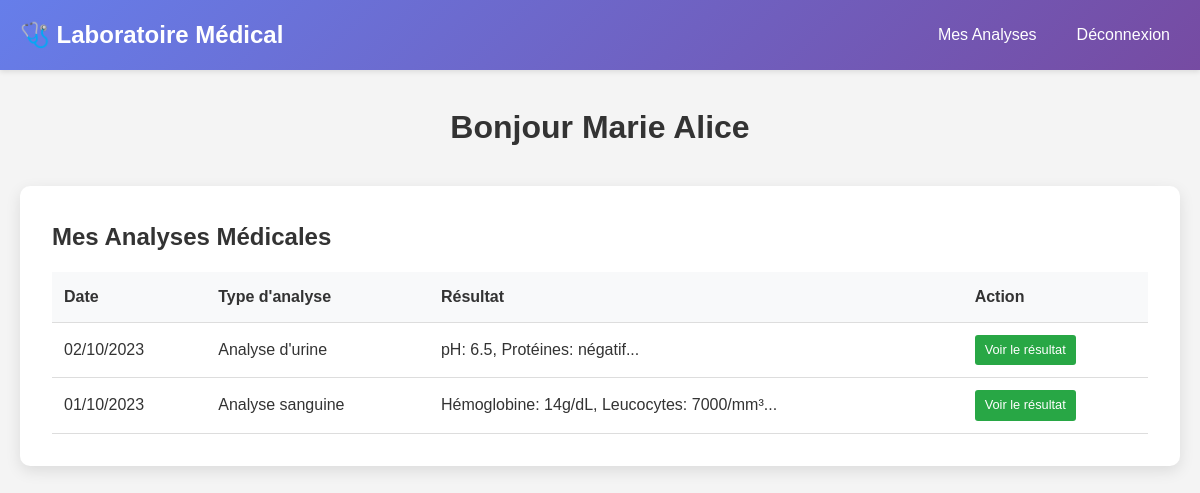
The page /dashboard_patient.php (signed in) on the database its author committed.
### tables this page shows
CREATE TABLE prelevement (
    id_prelevement INT AUTO_INCREMENT PRIMARY KEY,
    id_patient INT NOT NULL,
    type_analyse VARCHAR(100) NOT NULL,
    resultat TEXT,
    date_prelevement DATE NOT NULL,
    FOREIGN KEY (id_patient) REFERENCES patient(id_patient) ON DELETE CASCADE
);

### dashboard_patient.php (the view, shortened to what this page needs)
<?php
require_once 'includes/db.php';
$stmt = $pdo->prepare("SELECT * FROM prelevement WHERE id_patient = ? ORDER BY date_prelevement DESC");
$stmt->execute([$_SESSION['user_id']]);
$prelevements = $stmt->fetchAll();
?>
<!DOCTYPE html>
<html lang="fr">
<head>
    <link rel="stylesheet" href="css/style.css">
</head>
<body>
    <header>
        <nav class="container">
            <div class="logo">🩺 Laboratoire Médical</div>
            <ul>
                <li><a href="dashboard_patient.php">Mes Analyses</a></li>
                <li><a href="logout.php">Déconnexion</a></li>
            </ul>
        </nav>
    </header>
    <div class="dashboard">
        <div class="container">
            <h1>Bonjour <?php echo $_SESSION['user_name']; ?></h1>
            <div class="main-content">
                <h2>Mes Analyses Médicales</h2>
                <?php if (empty($prelevements)): ?>
                    <p>Vous n'avez pas encore d'analyses enregistrées.</p>
                <?php else: ?>
                    <table class="table">
                        <thead>
                            <tr>
                                <th>Date</th>
                                <th>Type d'analyse</th>
                                <th>Résultat</th>
                                <th>Action</th>
                            </tr>
                        </thead>
                        <tbody>
                            <?php foreach ($prelevements as $prelevement): ?>
                                <tr>
                                    <td><?php echo date('d/m/Y', strtotime($prelevement['date_prelevement'])); ?></td>
                                    <td><?php echo $prelevement['type_analyse']; ?></td>
                                    <td><?php echo substr($prelevement['resultat'], 0, 50) . '...'; ?></td>
                                    <td>
                                        <a href="#" onclick="viewResult('<?php echo addslashes($prelevement['resultat']); ?>')" class="btn-small btn-view">Voir le résultat</a>
                                    </td>
                                </tr>
                            <?php endforeach; ?>
                        </tbody>
                    </table>
                <?php endif; ?>
            </div>
        </div>
    </div>
</body>
</html>

### style.css (style rules this page uses)
* { margin: 0; padding: 0; box-sizing: border-box; }
body { font-family: 'Arial', sans-serif; line-height: 1.6; color: #333; background-color: #f4f4f4; }
.container { max-width: 1200px; margin: 0 auto; padding: 0 20px; }
header { background: linear-gradient(135deg, #667eea 0%, #764ba2 100%); color: white; padding: 1rem 0; box-shadow: 0 2px 5px rgba(0,0,0,0.1); }
nav { display: flex; justify-content: space-between; align-items: center; }
.logo { font-size: 1.5rem; font-weight: bold; }
nav ul { display: flex; list-style: none; }
nav ul li { margin-left: 20px; }
nav a { color: white; text-decoration: none; padding: 5px 10px; border-radius: 5px; transition: background 0.3s; }
.dashboard { padding: 2rem 0; }
.dashboard h1 { text-align: center; margin-bottom: 2rem; color: #333; }
.main-content { background: white; padding: 2rem; border-radius: 10px; box-shadow: 0 5px 15px rgba(0,0,0,0.1); }
.table { width: 100%; border-collapse: collapse; margin-top: 1rem; }
.table th, .table td { padding: 12px; text-align: left; border-bottom: 1px solid #ddd; }
.table th { background: #f8f9fa; font-weight: bold; }
.btn-small { padding: 5px 10px; font-size: 0.8rem; border: none; border-radius: 3px; cursor: pointer; text-decoration: none; display: inline-block; }
.btn-view { background: #28a745; color: white; }

### rows shown on the page
prelevement: date_prelevement "02/10/2023", type_analyse "Analyse d'urine", resultat "pH: 6.5, Protéines: négatif"
prelevement: date_prelevement "01/10/2023", type_analyse "Analyse sanguine", resultat "Hémoglobine: 14g/dL, Leucocytes: 7000/mm³"

### other values the page prints
$_SESSION['user_name'] "Marie Alice"
